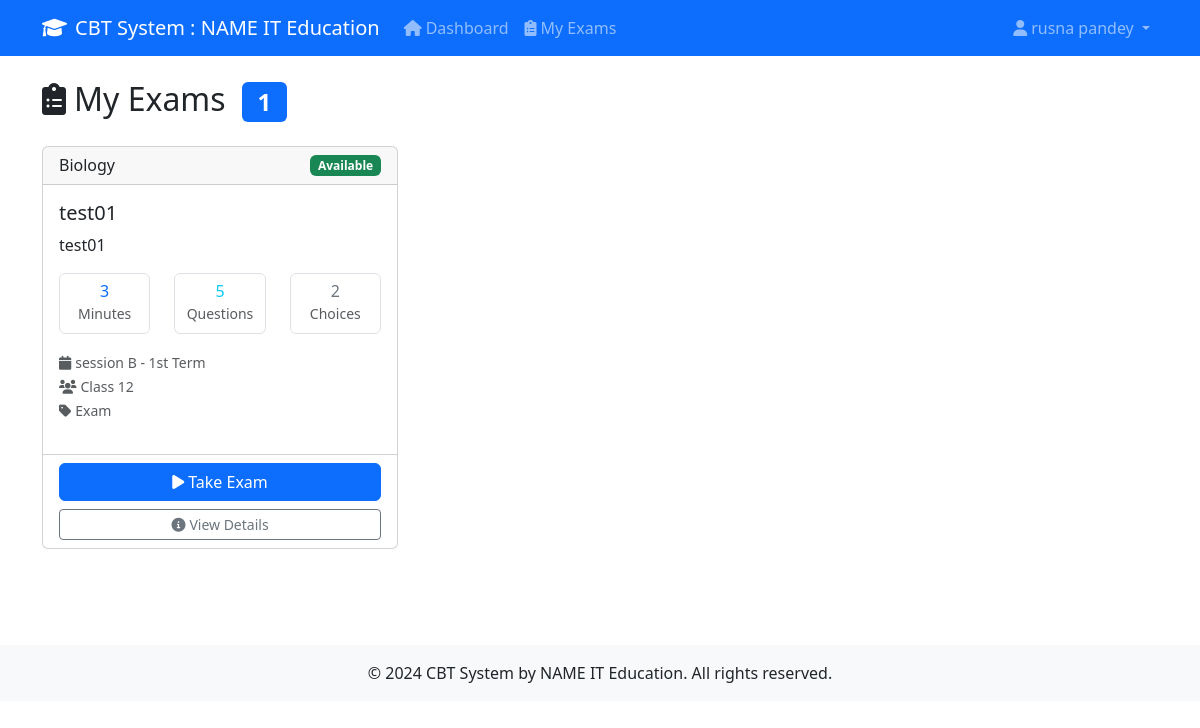
The app's page /exam/myexams/ (signed in) with its own data.
### project/apps/core/models.py (models this page shows, shortened)
class User(AbstractUser):
    gender = models.CharField(choices=Gender.GENDER_CHOICES, max_length=10, blank=True)
    is_active = models.BooleanField(default=True)
    student_class = models.ForeignKey(
        "StudentClass", on_delete=models.SET_NULL, null=True, blank=True
    )

class Subject(models.Model):
    name = models.CharField(max_length=200, unique=True)
    class Meta:
        ordering = ["name"]

class AcademicSession(models.Model):
    name = models.CharField(max_length=200, unique=True)
    class Meta:
        ordering = ["name"]

class AcademicTerm(models.Model):
    name = models.CharField(max_length=200, unique=True)
    class Meta:
        ordering = ["name"]

class StudentClass(models.Model):
    name = models.CharField(max_length=200, unique=True)
    class Meta:
        verbose_name = "Class"
        verbose_name_plural = "Classes"
        ordering = ["name"]

### project/apps/exam/models.py (models this page shows, shortened)
class Exam(models.Model):
    EXAM_TYPE_CHOICES = [
        ("ca2", "CA 2"),
        ("exam", "Exam"),
    ]
    title = models.CharField(max_length=200)
    class_group = models.ForeignKey(StudentClass, on_delete=models.CASCADE)
    session = models.ForeignKey(AcademicSession, on_delete=models.CASCADE)
    term = models.ForeignKey(AcademicTerm, on_delete=models.CASCADE)
    subject = models.ForeignKey(Subject, on_delete=models.CASCADE)
    exam_type = models.CharField(max_length=100, choices=EXAM_TYPE_CHOICES)
    duration = models.IntegerField(help_text="Number of minutes.")
    choices_per_question = models.IntegerField(
        help_text="Number of choices per question.", default=4
    )
    number_of_questions = models.IntegerField(default=10)
    author = models.ForeignKey(
        settings.AUTH_USER_MODEL, on_delete=models.CASCADE,
    )
    published = models.BooleanField(default=True)
    show_feedback = models.BooleanField(default=True)
    show_result = models.BooleanField(default=True)
    show_on_report = models.BooleanField(default=True)
    description = models.TextField()
    created = models.DateTimeField(auto_now_add=True)
    updated = models.DateTimeField(auto_now=True)
    questions = models.ManyToManyField(Question, blank=True)
    class Meta:
        ordering = ["-published", "-created"]
    @property
    def question_count(self):
        return self.questions.count()

### project/apps/exam/views.py (the view)
# urls.py: path("myexams/", views.MyExamsView.as_view(), name="myexams"),
class MyExamsView(LoginRequiredMixin, View):
    template_name = "exam/myexams.html"
    def get(self, request, *args, **kwargs):
        exams = Exam.objects.filter(
            published=True,
            class_group=request.user.student_class
        ).select_related('subject', 'class_group')
        context = {"exams": exams}
        return render(request, self.template_name, context)

### project/templates/exam/myexams.html (shortened to what this page needs)
{% extends 'base.html' %}
{% block content %}
<div class="container">
    <div class="row">
        <div class="col-12">
            <h2 class="mb-4">
                <i class="fas fa-clipboard-list me-2"></i>My Exams
                <span class="badge bg-primary ms-2">{{ exams.count }}</span>
            </h2>
        </div>
    </div>
    {% if exams %}
        <div class="row">
            {% for exam in exams %}
                <div class="col-md-6 col-lg-4 mb-4">
                    <div class="card h-100">
                        <div class="card-header d-flex justify-content-between align-items-center">
                            <h6 class="mb-0">{{ exam.subject.name }}</h6>
                            {% if exam.published %}
                                <span class="badge bg-success">Available</span>
                            {% else %}
                                <span class="badge bg-warning">Draft</span>
                            {% endif %}
                        </div>
                        <div class="card-body">
                            <h5 class="card-title">{{ exam.title }}</h5>
                            <p class="card-text">{{ exam.description|truncatewords:15 }}</p>
                            <div class="row text-center mb-3">
                                <div class="col-4">
                                    <div class="border rounded p-2">
                                        <div class="h6 text-primary mb-0">{{ exam.duration }}</div>
                                        <small class="text-muted">Minutes</small>
                                    </div>
                                </div>
                                <div class="col-4">
                                    <div class="border rounded p-2">
                                        <div class="h6 text-info mb-0">{{ exam.question_count }}</div>
                                        <small class="text-muted">Questions</small>
                                    </div>
                                </div>
                                <div class="col-4">
                                    <div class="border rounded p-2">
                                        <div class="h6 text-secondary mb-0">{{ exam.choices_per_question }}</div>
                                        <small class="text-muted">Choices</small>
                                    </div>
                                </div>
                            </div>
                            <div class="mb-3">
                                <small class="text-muted">
                                    <i class="fas fa-calendar me-1"></i>{{ exam.session.name }} - {{ exam.term.name }}<br>
                                    <i class="fas fa-users me-1"></i>{{ exam.class_group.name }}<br>
                                    <i class="fas fa-tag me-1"></i>{{ exam.get_exam_type_display }}
                                </small>
                            </div>
                        </div>
                        <div class="card-footer bg-transparent">
                            {% if exam.published and exam.question_count > 0 %}
                                <div class="d-grid gap-2">
                                    <a href="{% url 'take' exam.id %}" class="btn btn-primary">
                                        <i class="fas fa-play me-1"></i>Take Exam
                                    </a>
                                    <a href="{% url 'exam-detail' exam.id %}" class="btn btn-outline-secondary btn-sm">
                                        <i class="fas fa-info-circle me-1"></i>View Details
                                    </a>
                                </div>
                            {% endif %}
                        </div>
                    </div>
                </div>
            {% endfor %}
        </div>
    {% endif %}
</div>
{% endblock %}

### project/templates/base.html (shortened to what this page needs)
<!DOCTYPE html>
<html lang="en">
<head>
    <link href="https://cdn.jsdelivr.net/npm/bootstrap@5.3.0/dist/css/bootstrap.min.css" rel="stylesheet">
    <link rel="stylesheet" href="https://cdnjs.cloudflare.com/ajax/libs/font-awesome/6.0.0/css/all.min.css">
</head>
<body>
    <nav class="navbar navbar-expand-lg navbar-dark bg-primary">
        <div class="container">
            <a class="navbar-brand" href="{% url 'dashboard' %}">
                <i class="fas fa-graduation-cap me-2"></i>CBT System : NAME IT Education
            </a>
            <div class="collapse navbar-collapse" id="navbarNav">
                <ul class="navbar-nav me-auto">
                    {% if user.is_authenticated %}
                        <li class="nav-item">
                            <a class="nav-link" href="{% url 'dashboard' %}">
                                <i class="fas fa-home me-1"></i>Dashboard
                            </a>
                        </li>
                        {% if user.is_staff or user.is_superuser %}
                            <li class="nav-item dropdown">
                                <a class="nav-link dropdown-toggle" href="#" role="button" data-bs-toggle="dropdown">
                                    <i class="fas fa-cog me-1"></i>Management
                                </a>
                                <ul class="dropdown-menu">
                                    <li><a class="dropdown-item" href="{% url 'questionbank' %}">Question Bank</a></li>
                                    <li><a class="dropdown-item" href="{% url 'exam-create' %}">Create Exam</a></li>
                                    <li><hr class="dropdown-divider"></li>
                                    <li><a class="dropdown-item" href="{% url 'term_session' %}">Academic Setup</a></li>
                                    {% if user.is_superuser %}
                                        <li><a class="dropdown-item" href="{% url 'student_list' %}">Students</a></li>
                                        <li><a class="dropdown-item" href="{% url 'staff_list' %}">Staff</a></li>
                                    {% endif %}
                                </ul>
                            </li>
                        {% else %}
                            <li class="nav-item">
                                <a class="nav-link" href="{% url 'myexams' %}">
                                    <i class="fas fa-clipboard-list me-1"></i>My Exams
                                </a>
                            </li>
                        {% endif %}
                    {% endif %}
                </ul>
                <ul class="navbar-nav">
                    {% if user.is_authenticated %}
                        <li class="nav-item dropdown">
                            <a class="nav-link dropdown-toggle" href="#" role="button" data-bs-toggle="dropdown">
                                <i class="fas fa-user me-1"></i>{{ user.get_full_name|default:user.username }}
                            </a>
                        </li>
                    {% else %}
                        <li class="nav-item">
                            <a class="nav-link" href="{% url 'login' %}">
                                <i class="fas fa-sign-in-alt me-1"></i>Login
                            </a>
                        </li>
                    {% endif %}
                </ul>
            </div>
        </div>
    </nav>
    <main class="container-fluid py-4">
        {% block content %}{% endblock %}
    </main>
    <footer class="bg-light text-center py-3 mt-5">
        <div class="container">
            <p class="mb-0">&copy; 2024 CBT System by NAME IT Education. All rights reserved.</p>
        </div>
    </footer>
</body>
</html>

### records on screen
User: get_full_name "rusna pandey"
Exam: subject.name "Biology", published "Available", title "test01", description "test01", duration "3", question_count "5", choices_per_question "2", session.name "session B", term.name "1st Term", class_group.name "Class 12", exam_type "Exam"

### other values on screen
{{ exams.count }} "1"
